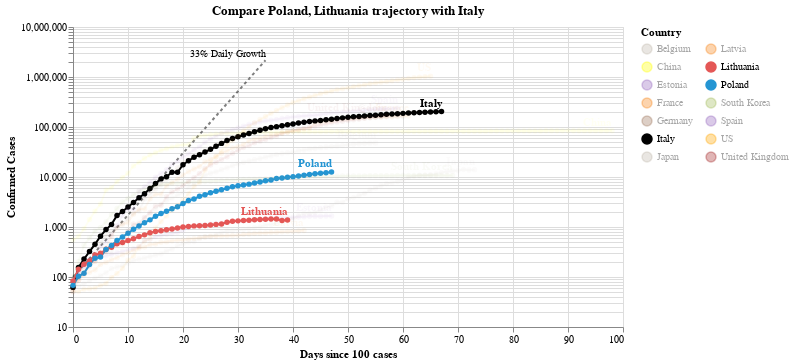

Write notebook code for a chart like this one.
### Code cell
#hide_input
chart2 = make_since_chart(dff2, ['Poland', 'Lithuania'], baseline_countries)
chart2

### Figure 1 — Vega-Lite specification as saved in the notebook (floating-point values rounded to 4 significant figures; data arrays with more than 128 entries replaced by an {"elided": "..."} marker saying what was removed)
{"config": {"view": {"continuousWidth": 400, "continuousHeight": 300}}, "layer": [{"mark": {"type": "line", "color": "black", "opacity": 0.5, "strokeDash": [3, 3]}, "encoding": {"x": {"type": "quantitative", "field": "Days since 100 cases"}, "y": {"type": "quantitative", "field": "Confirmed Cases"}}}, {"mark": {"type": "text", "align": "right", "dy": -6, "fontSize": 10, "text": "33% Daily Growth"}, "encoding": {"x": {"type": "quantitative", "field": "Days since 100 cases"}, "y": {"type": "quantitative", "field": "Confirmed Cases"}}, "transform": [{"filter": "(datum['Days since 100 cases'] >= 35)"}]}, {"data": {"name": "data-cfd47774ae409a1e73935272c62b40cb"}, "mark": {"type": "line", "point": true}, "encoding": {"color": {"type": "nominal", "field": "Country", "legend": {"columns": 2}, "scale": {"domain": ["Belgium", "China", "Estonia", "France", "Germany", "Italy", "Japan", "Latvia", "Lithuania", "Poland", "South Korea", "Spain", "US", "United Kingdom"], "range": ["#C1B7AD", "yellow", "#9467bd", "#F58518", "#9D755D", "black", "#C1B7AD", "#F58518", "#E45756", "#2495D3", "#A1BA59", "#9467bd", "orange", "brown"]}}, "opacity": {"condition": {"value": 1, "selection": "selector004"}, "value": 0.05}, "tooltip": [{"type": "nominal", "field": "Country"}, {"type": "temporal", "field": "Date"}, {"type": "quantitative", "field": "Confirmed Cases"}, {"type": "quantitative", "field": "Days since 100 cases"}], "x": {"type": "quantitative", "field": "Days since 100 cases"}, "y": {"type": "quantitative", "field": "Confirmed Cases", "scale": {"type": "log"}}}, "selection": {"selector004": {"type": "multi", "fields": ["Country"], "bind": "legend", "init": [{"Country": "Poland"}, {"Country": "Lithuania"}, {"Country": "Italy"}]}}, "width": 550}, {"data": {"name": "data-cfd47774ae409a1e73935272c62b40cb"}, "mark": {"type": "text", "align": "right", "dy": -8, "fontWeight": "bold"}, "encoding": {"color": {"type": "nominal", "field": "Country", "legend": {"columns": 2}, "scale": {"domain": ["Belgium", "China", "Estonia", "France", "Germany", "Italy", "Japan", "Latvia", "Lithuania", "Poland", "South Korea", "Spain", "US", "United Kingdom"], "range": ["#C1B7AD", "yellow", "#9467bd", "#F58518", "#9D755D", "black", "#C1B7AD", "#F58518", "#E45756", "#2495D3", "#A1BA59", "#9467bd", "orange", "brown"]}}, "opacity": {"condition": {"value": 1, "selection": "selector004"}, "value": 0.05}, "text": {"type": "nominal", "field": "Country"}, "tooltip": [{"type": "nominal", "field": "Country"}, {"type": "temporal", "field": "Date"}, {"type": "quantitative", "field": "Confirmed Cases"}, {"type": "quantitative", "field": "Days since 100 cases"}], "x": {"type": "quantitative", "field": "Days since 100 cases"}, "y": {"type": "quantitative", "field": "Confirmed Cases", "scale": {"type": "log"}}}, "transform": [{"filter": "(datum['Date'] >= 1588118400000)"}], "width": 550}], "data": {"name": "data-c1a3bbf4dd040f2e7e8e7a69520e3c2a"}, "title": "Compare Poland, Lithuania trajectory with Italy", "$schema": "https://vega.github.io/schema/vega-lite/v4.0.2.json", "datasets": {"data-c1a3bbf4dd040f2e7e8e7a69520e3c2a": [{"Days since 100 cases": 0, "Confirmed Cases": 100.0}, {"Days since 100 cases": 1, "Confirmed Cases": 133.0}, {"Days since 100 cases": 2, "Confirmed Cases": 176.9}, {"Days since 100 cases": 3, "Confirmed Cases": 235.3}, {"Days since 100 cases": 4, "Confirmed Cases": 312.9}, {"Days since 100 cases": 5, "Confirmed Cases": 416.2}, {"Days since 100 cases": 6, "Confirmed Cases": 553.5}, {"Days since 100 cases": 7, "Confirmed Cases": 736.1}, {"Days since 100 cases": 8, "Confirmed Cases": 979.1}, {"Days since 100 cases": 9, "Confirmed Cases": 1302.0}, {"Days since 100 cases": 10, "Confirmed Cases": 1732.0}, {"Days since 100 cases": 11, "Confirmed Cases": 2303.0}, {"Days since 100 cases": 12, "Confirmed Cases": 3064.0}, {"Days since 100 cases": 13, "Confirmed Cases": 4074.0}, {"Days since 100 cases": 14, "Confirmed Cases": 5419.0}, {"Days since 100 cases": 15, "Confirmed Cases": 7207.0}, {"Days since 100 cases": 16, "Confirmed Cases": 9586.0}, {"Days since 100 cases": 17, "Confirmed Cases": 12750.0}, {"Days since 100 cases": 18, "Confirmed Cases": 16960.0}, {"Days since 100 cases": 19, "Confirmed Cases": 22550.0}, {"Days since 100 cases": 20, "Confirmed Cases": 29990.0}, {"Days since 100 cases": 21, "Confirmed Cases": 39890.0}, {"Days since 100 cases": 22, "Confirmed Cases": 53060.0}, {"Days since 100 cases": 23, "Confirmed Cases": 70560.0}, {"Days since 100 cases": 24, "Confirmed Cases": 93850.0}, {"Days since 100 cases": 25, "Confirmed Cases": 124800.0}, {"Days since 100 cases": 26, "Confirmed Cases": 166000.0}, {"Days since 100 cases": 27, "Confirmed Cases": 220800.0}, {"Days since 100 cases": 28, "Confirmed Cases": 293700.0}, {"Days since 100 cases": 29, "Confirmed Cases": 390600.0}, {"Days since 100 cases": 30, "Confirmed Cases": 519500.0}, {"Days since 100 cases": 31, "Confirmed Cases": 690900.0}, {"Days since 100 cases": 32, "Confirmed Cases": 918900.0}, {"Days since 100 cases": 33, "Confirmed Cases": 1222000.0}, {"Days since 100 cases": 34, "Confirmed Cases": 1625000.0}, {"Days since 100 cases": 35, "Confirmed Cases": 2162000.0}], "data-cfd47774ae409a1e73935272c62b40cb": {"elided": "853 records"}}}
